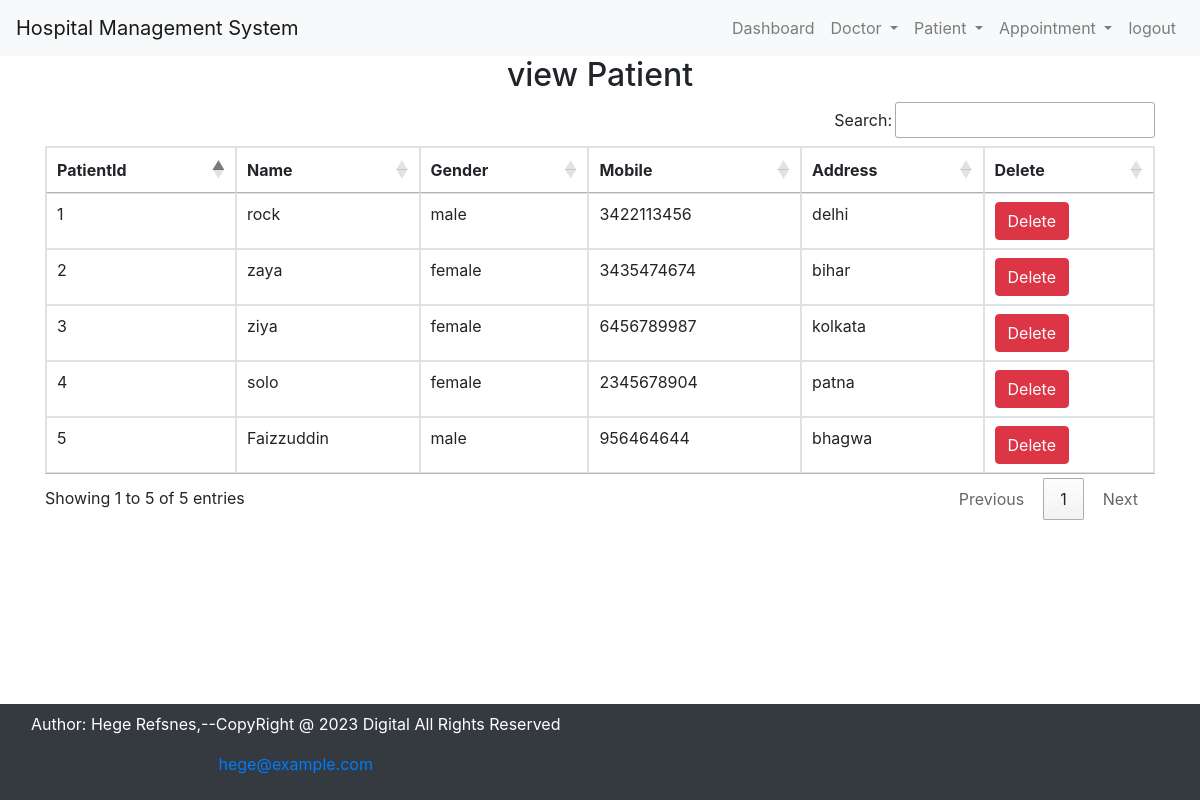
Page /view_patient/ (signed in) on the committed database.
### Hospital/models.py (models this page shows, shortened)
class Patient(models.Model):
    name=models.CharField(max_length=50)
    gender=models.CharField(max_length=10)
    mobile=models.IntegerField(null=True)
    address=models.TextField()

### Hospital/views.py (the view)
# urls.py: path('view_patient/',View_Patient,name='view_patient'),
def View_Patient(request):
     if not request.user.is_staff:
          return redirect('login')
     doc=Patient.objects.all()
     d={'doc':doc}
     return render(request,'view_patient.html',d)

### Hospital/templates/view_patient.html
{% include 'base.html' %}
{% include 'navigation.html' %}
{% block content %}
  <div class="container">
    <h2 class='text-center'>view Patient</h2>
    <table  id="example" class="table table-bordered">
      <thead>
        <tr>
                <th>PatientId</th>
                <th>Name</th>
                <th>Gender</th>
                <th>Mobile</th>
                <th>Address</th>
                <th>Delete</th>
        </tr>
      </thead>
      <tbody>
        {% for  i in doc %}
        <tr>
            <td>{{i.id}}</td>
            <td>{{i.name}}</td>
            <td>{{i.gender}}</td>
            <td>{{i.mobile}}</td>
            <td>{{i.address}}</td>
            <td><a href='{% url 'delete_patient' i.id %}'
                   onclick='return confirm('are u sure you want to delete?')' class='btn btn-danger'>Delete</a>
            </td>
        </tr>
        {% endfor %}
      </tbody>
    </table>
  </div>
{% endblock content  %}
{% include 'footer.html' %}

### rows in the picture
Patient: id "1", name "rock", gender "male", mobile "3422113456", address "delhi"
Patient: id "2", name "zaya", gender "female", mobile "3435474674", address "bihar"
Patient: id "3", name "ziya", gender "female", mobile "6456789987", address "kolkata"
Patient: id "4", name "solo", gender "female", mobile "2345678904", address "patna"
Patient: id "5", name "Faizzuddin", gender "male", mobile "956464644", address "bhagwa"
